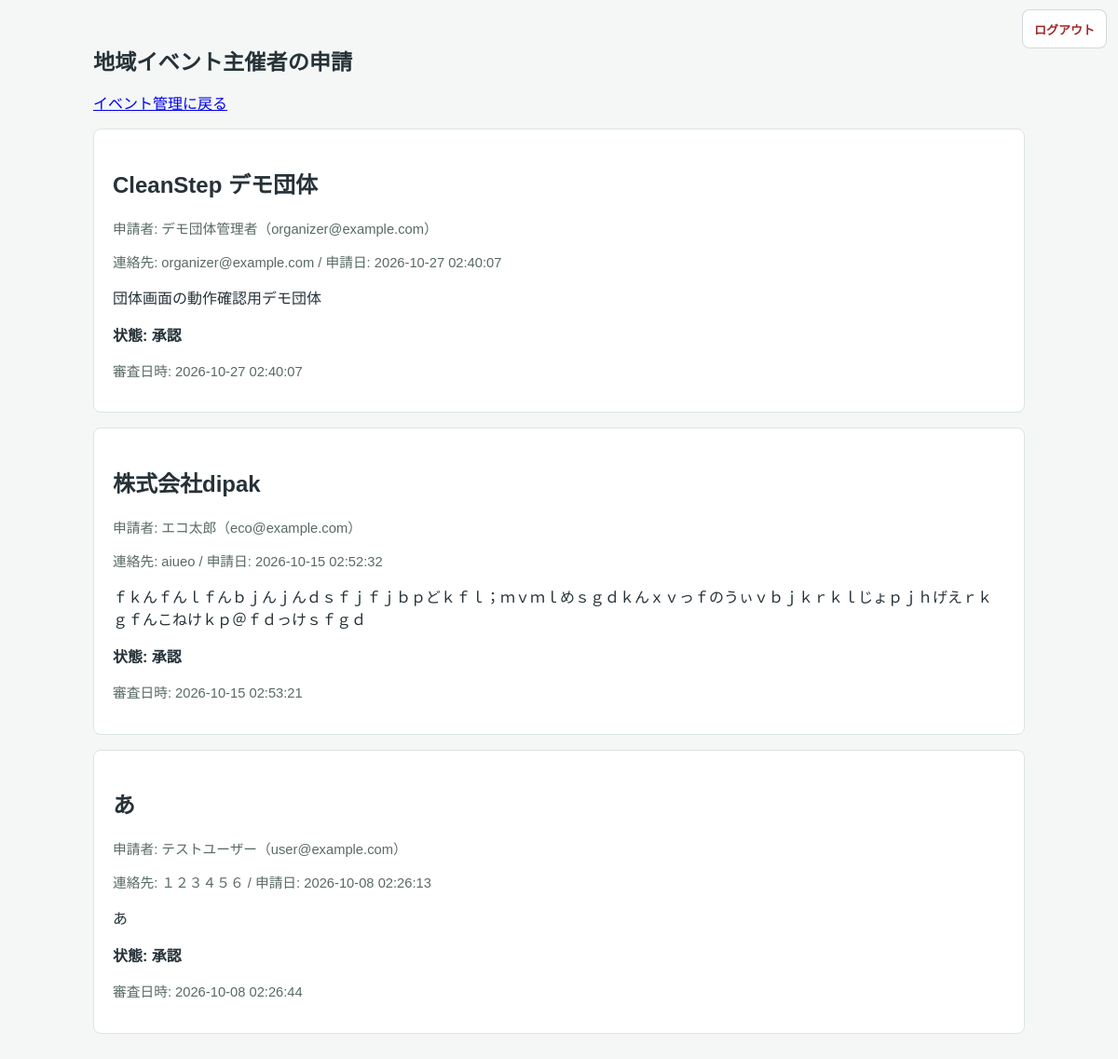
Screenshot of /admin/organizer-applications (signed in) with the database file from the repository.
### tables this page shows
CREATE TABLE organizer_applications (
                id INTEGER PRIMARY KEY AUTOINCREMENT,
                user_id INTEGER NOT NULL,
                organization_name TEXT NOT NULL,
                contact TEXT NOT NULL,
                purpose TEXT NOT NULL,
                status TEXT NOT NULL DEFAULT 'pending'
                    CHECK(status IN ('pending', 'approved', 'rejected')),
                reviewed_by INTEGER,
                reviewed_at TEXT,
                created_at TEXT DEFAULT CURRENT_TIMESTAMP, organization_id INTEGER REFERENCES organizations(id),
                FOREIGN KEY (user_id) REFERENCES users(id),
                FOREIGN KEY (reviewed_by) REFERENCES users(id)
            );

CREATE TABLE users (
                    id INTEGER PRIMARY KEY AUTOINCREMENT,
                    email TEXT UNIQUE,
                    password TEXT,
                    name TEXT,
                    role TEXT,
                    total_points INTEGER DEFAULT 0 CHECK(total_points >= 0)
                , login_destination TEXT NOT NULL
                    DEFAULT 'user'
                    CHECK(login_destination IN ('user', 'organizer')), onboarding_completed INTEGER NOT NULL
                    DEFAULT 0 CHECK(onboarding_completed IN (0, 1)), is_active INTEGER NOT NULL
                    DEFAULT 1 CHECK(is_active IN (0, 1)));

### app.py (the view)
@app.route('/admin/organizer-applications')
@admin_required
def admin_organizer_applications():
    conn = get_db()
    try:
        applications = conn.execute('''
            SELECT a.*, u.name AS applicant_name, u.email AS applicant_email
            FROM organizer_applications a
            JOIN users u ON u.id = a.user_id
            ORDER BY CASE a.status WHEN 'pending' THEN 0 ELSE 1 END, a.created_at DESC
        ''').fetchall()
        return render_template(
            'admin_organizer_applications.html', applications=applications
        )
    finally:
        conn.close()

### app.py (called while the page is built, shortened)
def get_db():
    conn = sqlite3.connect(DATABASE)
    conn.row_factory = sqlite3.Row
    conn.execute("PRAGMA foreign_keys = ON")
    return conn

def admin_required(func):
    @wraps(func)
    def wrapper(*args, **kwargs):
        user_id = session.get('user_id')
        if session.get('role') != 'admin' or not user_id:
            return redirect(url_for('login'))
        conn = get_db()
        try:
            user = conn.execute(
                'SELECT role, is_active FROM users WHERE id = ?', (user_id,)
            ).fetchone()
        finally:
            conn.close()
        if not user or user['role'] != 'admin' or not user['is_active']:
            session.clear()
            return redirect(url_for('login'))
        return func(*args, **kwargs)
    return wrapper

def _detect_view_mode():
    ua = (request.headers.get('User-Agent') or '').lower()
    if any(token in ua for token in ('mobile', 'android', 'iphone', 'ipod', 'iemobile')):
        return 'mobile'
    return 'pc'

@app.context_processor
def inject_csrf_token():
    if 'csrf_token' not in session:
        session['csrf_token'] = secrets.token_urlsafe(32)
    unread_notifications = 0
    effective_view = _detect_view_mode()
    return {
        'csrf_token': session['csrf_token'],
        'unread_notifications': unread_notifications,
        'view_mode': effective_view,
        'region_profile': get_region_profile(),
    }

### templates/admin_organizer_applications.html (shortened to what this page needs)
<!DOCTYPE html>
<html lang="ja">
<head>
</head>
<body>
    {% include "_admin_navigation.html" %}
<main>
    <h1>地域イベント主催者の申請</h1>
    <p><a href="{{ url_for('admin_events') }}">イベント管理に戻る</a></p>
    {% for application in applications %}
        <section class="application">
            <h2>{{ application.organization_name }}</h2>
            <p class="meta">申請者: {{ application.applicant_name }}（{{ application.applicant_email }}）</p>
            <p class="meta">連絡先: {{ application.contact }} / 申請日: {{ application.created_at }}</p>
            <p>{{ application.purpose }}</p>
            <p class="status">状態: {{ {'pending': '審査待ち', 'approved': '承認', 'rejected': '否認'}[application.status] }}</p>
            {% if application.status == 'pending' %}
                <form method="POST" action="{{ url_for('review_organizer_application', application_id=application.id) }}">
                    <input type="hidden" name="csrf_token" value="{{ csrf_token }}">
                    <input type="hidden" name="decision" value="approved">
                    <button class="approve" type="submit">承認</button>
                </form>
                <form method="POST" action="{{ url_for('review_organizer_application', application_id=application.id) }}">
                    <input type="hidden" name="csrf_token" value="{{ csrf_token }}">
                    <input type="hidden" name="decision" value="rejected">
                    <button class="reject" type="submit">否認</button>
                </form>
            {% elif application.reviewed_at %}
                <p class="meta">審査日時: {{ application.reviewed_at }}</p>
            {% endif %}
        </section>
    {% else %}
        <p>申請はまだありません。</p>
    {% endfor %}
</main>
</body>
</html>

### templates/admin_organizer_applications.html (style rules this page uses)
body { margin: 0; padding: 24px 16px; background: #f4f7f6; color: #263238; font-family: "Yu Gothic", Meiryo, sans-serif; }
main { max-width: 1000px; margin: 24px auto; }
h1 { font-size: 1.45rem; }
.application { margin: 16px 0; padding: 20px; background: #fff; border: 1px solid #dce5e1; border-radius: 8px; }
.meta { color: #596a63; font-size: .92rem; }
.status { font-weight: 700; }

### rows the page displays
organizer_applications: organization_name "CleanStep デモ団体", applicant_name "デモ団体管理者", applicant_email "organizer@example.com", contact "organizer@example.com", created_at "2026-10-27 02:40:07", purpose "団体画面の動作確認用デモ団体", status "承認", reviewed_at "2026-10-27 02:40:07"
organizer_applications: organization_name "株式会社dipak", applicant_name "エコ太郎", applicant_email "eco@example.com", contact "aiueo", created_at "2026-10-15 02:52:32", purpose "ｆｋんｆんｌｆんｂｊんｊんｄｓｆｊｆｊｂｐどｋｆｌ；ｍｖｍｌめｓｇｄｋんｘｖっｆのうぃｖｂｊｋｒｋｌじょｐｊｈげえｒｋｇｆんこねけｋｐ＠ｆｄっけｓｆｇｄ", status "承認", reviewed_at "2026-10-15 02:53:21"
organizer_applications: organization_name "あ", applicant_name "テストユーザー", applicant_email "user@example.com", contact "１２３４５６", created_at "2026-10-08 02:26:13", purpose "あ", status "承認", reviewed_at "2026-10-08 02:26:44"
